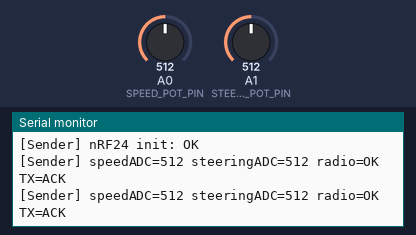
The sketch below on a simulated Arduino Uno, built with avr-gcc and run on an emulated ATmega328P. Shown: the last lines printed to the serial monitor. The inputs (shaded band) are chosen by the test bench; at power-on: A0 (SPEED_POT_PIN) = 512, A1 (STEERING_POT_PIN) = 512. No radio packets arrive unless stated.

Above: at 1.2 s.
1.3 s: A0 (SPEED_POT_PIN) set to 490
At 1.9 s:
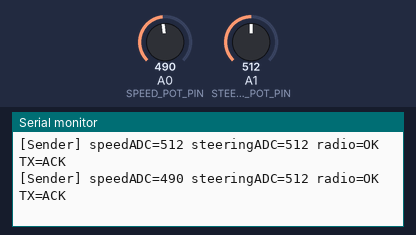
2.8 s: A1 (STEERING_POT_PIN) set to 490
At 2.81 s:
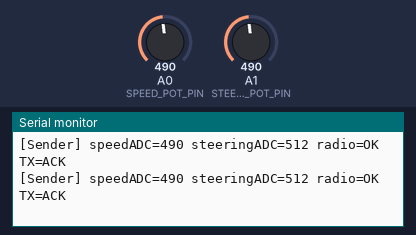
4.3 s: A0 (SPEED_POT_PIN) set to 510
At 4.31 s:
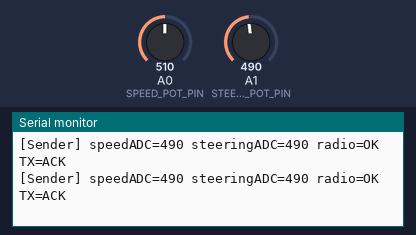
5.8 s: A1 (STEERING_POT_PIN) set to 510
At 5.81 s:
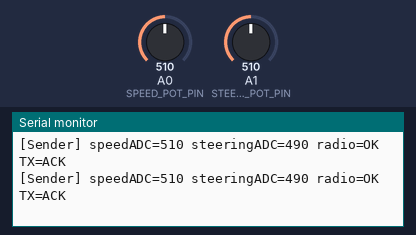
Timing chart, 0 to 8.3 s (numbered marks = the images above; inputs shaded):
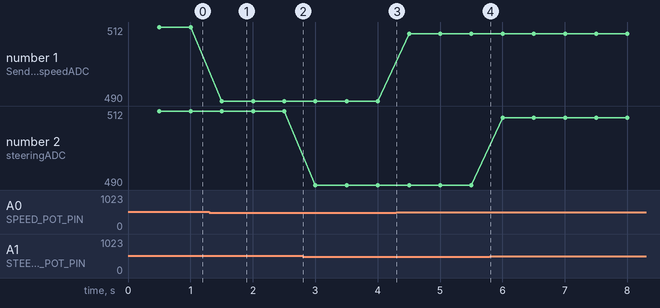

Measured:
- after the input at 1.3 s, the serial monitor: prints a new line after 0.20 s (image 1)
- plotted number 1: 512 → 490 after the input at 1.3 s, 490 → 510 after the input at 4.3 s

The sketch:

motor_board.ino
```cpp
#include <SPI.h>
#include <RF24.h>

// Pin mapping matches the remote-control circuit and the vehicle receiver.
const uint8_t SPEED_POT_PIN = A0;
const uint8_t STEERING_POT_PIN = A1;
const uint8_t NRF_CE_PIN = 7;
const uint8_t NRF_CSN_PIN = 8;

RF24 radio(NRF_CE_PIN, NRF_CSN_PIN);
const byte RADIO_ADDRESS[6] = "CAR01";
const uint8_t RADIO_CHANNEL = 76;
const unsigned long SEND_INTERVAL_MS = 20;

// Must match the receiver's ControlPacket exactly.
struct ControlPacket {
  uint16_t speed;
  uint16_t steering;
};

bool radioReady = false;
unsigned long lastSendMs = 0;
unsigned long lastInitAttemptMs = 0;
unsigned long lastDiagnosticMs = 0;

bool initializeRadio() {
  if (!radio.begin()) return false;
  radio.setChannel(RADIO_CHANNEL);
  radio.setDataRate(RF24_1MBPS);
  radio.setPALevel(RF24_PA_LOW);
  radio.setAutoAck(true);
  radio.setPayloadSize(sizeof(ControlPacket));
  radio.openWritingPipe(RADIO_ADDRESS);
  radio.stopListening();
  return true;
}

void setup() {
  Serial.begin(115200);
  Serial.println(F("[Sender] Start; Serial 115200"));
  radioReady = initializeRadio();
  lastInitAttemptMs = millis();
  Serial.print(F("[Sender] nRF24 init: "));
  Serial.println(radioReady ? F("OK") : F("ERROR; retry after 1s"));
}

void loop() {
  unsigned long now = millis();

  // Retry initialization if the radio was not ready at startup.
  if (!radioReady) {
    if (now - lastInitAttemptMs >= 1000) {
      lastInitAttemptMs = now;
      radioReady = initializeRadio();
    }
    return;
  }

  if (now - lastSendMs < SEND_INTERVAL_MS) return;
  lastSendMs = now;

  // Send raw 10-bit ADC readings (no scaling or steering/speed processing).
  ControlPacket packet;
  packet.speed = (uint16_t)analogRead(SPEED_POT_PIN);
  packet.steering = (uint16_t)analogRead(STEERING_POT_PIN);
  bool sent = radio.write(&packet, sizeof(packet));

  // Log at a readable rate
  if (now - lastDiagnosticMs >= 500) {
    lastDiagnosticMs = now;
    Serial.print(F("[Sender] speedADC=")); Serial.print(packet.speed);
    Serial.print(F(" steeringADC=")); Serial.print(packet.steering);
    Serial.print(F(" radio=")); Serial.print(radioReady ? F("OK") : F("ERROR"));
    Serial.print(F(" TX=")); Serial.println(sent ? F("ACK") : F("no ACK"));
  }
}
```
